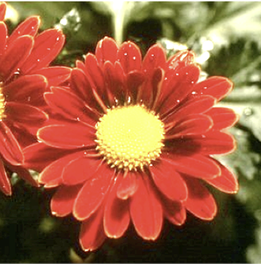
%> input picture 2.png, 261 x 264 px, shrunk from 392 x 396 before the run
$ octave At4.m   (GNU Octave 9; MATLAB toolbox functions it lacks are replaced by stand-ins)
%> lines starting %> are read from the running program, lines starting %| are printed output that depends on the picture; in (x1, y1, x2, y2) boxes, pixels count from 0 and x2, y2 are one past the last pixel; in counts of white or black regions, pixels touching at a corner belong together; the program's own positions count from 1
%% Atelier 4 : Transformation de l'image
% Pr: Y. AIT LAHCEN - Module : Traitement d'Image

clc; clear; close all;

%% ========================================================
%% SECTION 1 : Transformations d intensites (image fleur)
%% ========================================================

try
    fleur = imread('2.png');
%> fleur is the input picture: size 264x261x3 uint8; mean R, G, B 157, 94.5, 62.6
catch
    fleur = imread('cameraman.tif');
end

if size(fleur, 3) == 3
    fleur_gray = rgb2gray(fleur);
else
    fleur_gray = fleur;
end
fleur_gray = double(fleur_gray);
%> fleur_gray: size 264x261 double

figure('Name', 'Section 1 - Transformations d intensites', 'NumberTitle', 'off');
annotation('textbox', [0.3 0.95 0.4 0.05], 'String', 'Section 1 : Transformations d intensites', 'EdgeColor', 'none', 'FontSize', 13, 'FontWeight', 'bold', 'HorizontalAlignment', 'center');

% --- 1) Seuillage
seuil = 127;
fleur_seuil = uint8(fleur_gray > seuil) * 255;
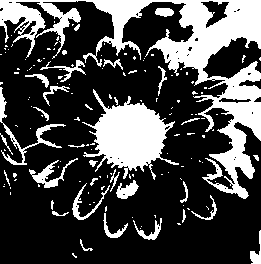
%> fleur_seuil: size 264x261 uint8; 28% white; 145 white regions (113 under 20 px), largest, box (x1, y1, x2, y2) and area: (0, 0, 261, 199) 11421, (82, 89, 179, 180) 4006, (0, 87, 66, 165) 616

subplot(2,3,1);
imshow(uint8(fleur_gray));
title('Image originale');

subplot(2,3,2);
imshow(fleur_seuil);
title('Seuillage (s=127)');

subplot(2,3,3);
imhist(fleur_seuil);
title('Histogramme - Seuillage');

% --- 2) Etirement de contraste
f_min = min(fleur_gray(:));
%> f_min = 7
f_max = max(fleur_gray(:));
%> f_max = 255
fleur_etirement = uint8(255 * (fleur_gray - f_min) / (f_max - f_min));

subplot(2,3,4);
imshow(fleur_etirement);
title('Etirement de contraste');

subplot(2,3,5);
imhist(fleur_etirement);
title('Histogramme - Etirement');

% --- 3) Transformation logarithmique
c = 255 / log(1 + max(fleur_gray(:)));
%> c = 45.99
fleur_log = uint8(c * log(1 + fleur_gray));

subplot(2,3,6);
imshow(fleur_log);
title('Transformation logarithmique');

%% ========================================================
%% SECTION 2 : Histogramme egalisation et Transformation
%% ========================================================

%% --- Exercice 1 & 2 : Lire color-img.png, convertir en gris

try
    color_img = imread('4.png');
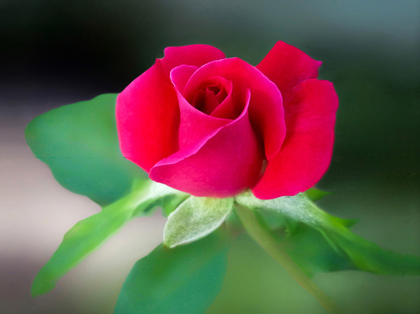
%> input picture 4.png, 420 x 314 px, shrunk from 630 x 471 before the run
%> color_img is the input picture: size 314x420x3 uint8; mean R, G, B 104.4, 84.3, 73.8
catch
    color_img = imread('peppers.png');
    warning('color-img.png non trouvee. Utilisation de peppers.png.');
end

if size(color_img, 3) == 3
    gray_img = rgb2gray(color_img);
else
    gray_img = color_img;
end

figure('Name', 'Exercice 1 et 2', 'NumberTitle', 'off');
annotation('textbox', [0.3 0.95 0.4 0.05], 'String', 'Exercice 1 & 2 : Image couleur et niveau de gris', 'EdgeColor', 'none', 'FontSize', 13, 'FontWeight', 'bold', 'HorizontalAlignment', 'center');

subplot(1,2,1);
imshow(color_img);
title('Image couleur originale');

subplot(1,2,2);
imshow(gray_img);
title('Image en niveau de gris [0, 255]');
colorbar;

fprintf('Valeur min: %d | Valeur max: %d\n', min(gray_img(:)), max(gray_img(:)));
%| Valeur min: 2 | Valeur max: 251

%% --- Exercice 3 : Transformation g(x,y) = sqrt(f(x,y))

f = double(gray_img);
g = sqrt(f);
g_normalized = uint8(255 * g / max(g(:)));

figure('Name', 'Exercice 3 - Transformation sqrt', 'NumberTitle', 'off');
annotation('textbox', [0.3 0.95 0.4 0.05], 'String', 'Exercice 3 : Transformation g(x,y) = sqrt(f(x,y))', 'EdgeColor', 'none', 'FontSize', 13, 'FontWeight', 'bold', 'HorizontalAlignment', 'center');

subplot(1,2,1);
imshow(gray_img);
title('Avant transformation : f(x,y)');

subplot(1,2,2);
imshow(g_normalized);
title('Apres transformation : g(x,y) = sqrt(f(x,y))');

%% --- Exercice 4 : Binarisation avec seuil s = 127

seuil_bin = 127;
binary_img = imbinarize(gray_img, seuil_bin / 255);
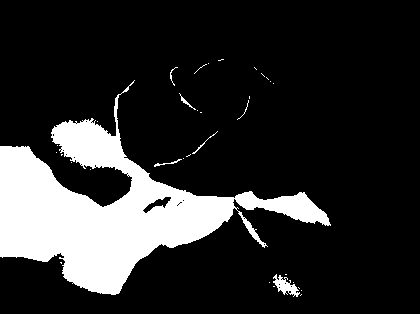
%> binary_img: size 314x420 logical; 17.6% white; 34 white regions (27 under 20 px), largest, box (x1, y1, x2, y2) and area: (0, 80, 331, 295) 22666, (273, 274, 300, 297) 276, (154, 159, 182, 167) 48

figure('Name', 'Exercice 4 - Image binaire', 'NumberTitle', 'off');
annotation('textbox', [0.3 0.95 0.4 0.05], 'String', 'Exercice 4 : Binarisation avec seuil s = 127', 'EdgeColor', 'none', 'FontSize', 13, 'FontWeight', 'bold', 'HorizontalAlignment', 'center');

subplot(1,2,1);
imshow(gray_img);
title('Image en niveaux de gris');

subplot(1,2,2);
imshow(binary_img);
title('Image binaire (seuil = 127)');
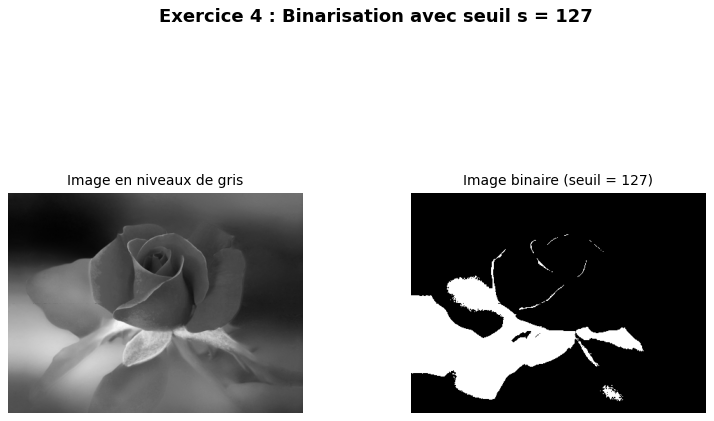
%> figure redrawn from the program's plot data, 3 panels

%% --- Exercice 5 : Histogramme de la petite image 5x5

small_img = [0 1 1 1 0;
             1 3 3 2 1;
             1 3 2 3 1;
             1 2 3 3 1;
             0 1 1 1 0];

valeurs     = unique(small_img(:));
frequences  = histc(small_img(:), valeurs);

figure('Name', 'Exercice 5 - Histogramme petite image', 'NumberTitle', 'off');
annotation('textbox', [0.3 0.95 0.4 0.05], 'String', 'Exercice 5 : Histogramme de l image 5x5', 'EdgeColor', 'none', 'FontSize', 13, 'FontWeight', 'bold', 'HorizontalAlignment', 'center');

subplot(1,2,1);
imagesc(small_img);
colormap(gca, gray);
colorbar;
title('Image 5x5');
axis equal tight;
[rows, cols] = size(small_img);
for r = 1:rows
    for c = 1:cols
        text(c, r, num2str(small_img(r,c)), ...
            'HorizontalAlignment', 'center', ...
            'FontSize', 14, 'FontWeight', 'bold', 'Color', 'red');
    end
end

subplot(1,2,2);
bar(valeurs, frequences, 'FaceColor', [0.2 0.6 0.8]);
xlabel('Valeur de pixel');
ylabel('Frequence');
title('Histogramme de la petite image');
xticks(valeurs);
grid on;
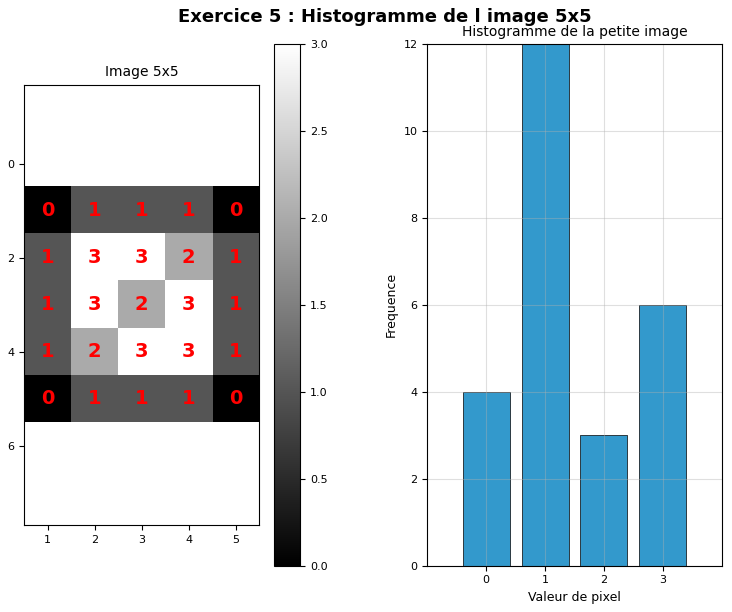
%> figure redrawn from the program's plot data, 3 panels

fprintf('\n--- Exercice 5 : Histogramme de la petite image ---\n');
fprintf('Valeur | Frequence\n');
fprintf('-------+-----------\n');
for i = 1:length(valeurs)
    fprintf('  %d    |    %d\n', valeurs(i), frequences(i));
end

%% --- Exercice 6 : Histogramme + Egalisation de color-img en gris

figure('Name', 'Exercice 6 - Egalisation histogramme', 'NumberTitle', 'off');
annotation('textbox', [0.3 0.95 0.4 0.05], 'String', 'Exercice 6 : Egalisation de l histogramme', 'EdgeColor', 'none', 'FontSize', 13, 'FontWeight', 'bold', 'HorizontalAlignment', 'center');

subplot(2,3,1);
imshow(gray_img);
title('Image grise originale');

subplot(2,3,2);
imhist(gray_img);
title('Histogramme original');
xlabel('Intensite');
ylabel('Frequence');

gray_eq = histeq(gray_img);
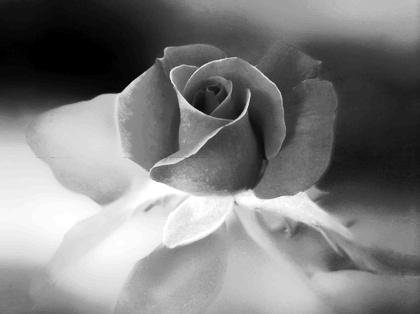
%> gray_eq: size 314x420 uint8; min 0, max 255, mean 126.4

subplot(2,3,3);
imhist(gray_eq);
title('Histogramme egalise');
xlabel('Intensite');
ylabel('Frequence');

subplot(2,3,4);
imshow(gray_img);
title('Avant egalisation');

subplot(2,3,5);
imshow(gray_eq);
title('Apres egalisation');

subplot(2,3,6);
[counts, ~] = imhist(gray_img);
%> counts = 256 values, max 1697 at index 81, min 0 at index 1, mean 515.2
cdf = cumsum(counts) / sum(counts);
%> cdf = 256 values from 0 to 1
plot(0:255, cdf * 255, 'b-', 'LineWidth', 2);
xlabel('Intensite originale');
ylabel('Intensite transformee');
title('Courbe de transformation (CDF)');
grid on;
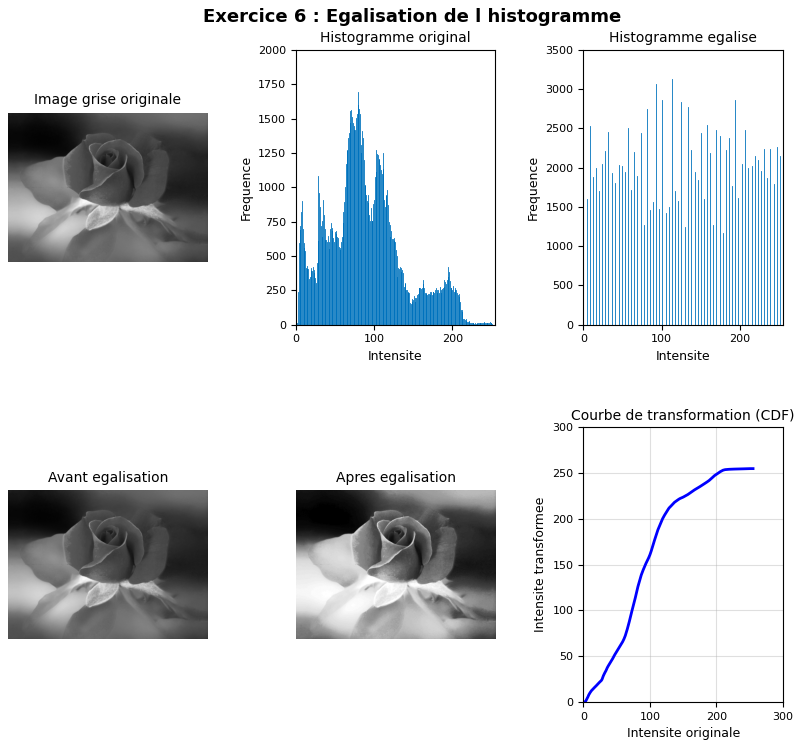
%> figure redrawn from the program's plot data, 7 panels

fprintf('\nScript termine avec succes!\n');
